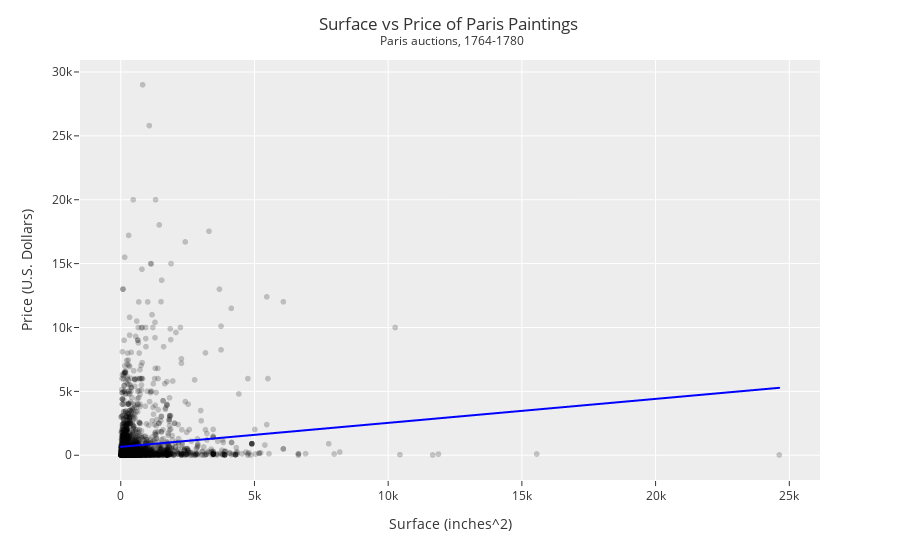

Notebook cell for this chart:
### Code cell
fig_2 = px.scatter(DF_2,  
                   x='Surface',
                   y='price',
                   color_discrete_sequence=['black'],
                   opacity=0.2)

fig_2.update_layout(template="ggplot2",
                    title='Surface vs Price of Paris Paintings <br><sup> Paris auctions, 1764-1780</sup>',
                    title_x=0.5,
                    xaxis_title="Surface (inches^2)",
                    yaxis_title="Price (U.S. Dollars)")

df_line = pd.DataFrame()

df_line['Surface'] = DF_2['Surface']

df_line['Prediction'] = LM_2.coef_[0] * df_line['Surface'] + LM_2.intercept_

df_line = df_line.sort_values('Surface')

fig_2.add_trace(
    px.line(df_line, x='Surface', y='Prediction', color_discrete_sequence=['blue']).data[0]
)

fig_2.show()

### Figure 1 — Plotly figure (JSON) as saved in the notebook; plotly's stock layout.template omitted (floating-point values rounded to 4 significant figures; data arrays with more than 128 entries replaced by an {"elided": "..."} marker saying what was removed)
{"data": [{"hovertemplate": "Surface=%{x}<br>price=%{y}<extra></extra>", "legendgroup": "", "marker": {"color": "black", "opacity": 0.2, "symbol": "circle"}, "mode": "markers", "name": "", "showlegend": false, "type": "scattergl", "x": {"elided": "3217 float values"}, "xaxis": "x", "y": {"elided": "3217 float values"}, "yaxis": "y"}, {"hovertemplate": "Surface=%{x}<br>Prediction=%{y}<extra></extra>", "legendgroup": "", "line": {"color": "blue", "dash": "solid"}, "marker": {"symbol": "circle"}, "mode": "lines", "name": "", "showlegend": false, "type": "scattergl", "x": {"elided": "3217 float values"}, "xaxis": "x", "y": {"elided": "3217 float values"}, "yaxis": "y"}], "layout": {"legend": {"tracegroupgap": 0}, "margin": {"t": 60}, "title": {"text": "Surface vs Price of Paris Paintings <br><sup> Paris auctions, 1764-1780</sup>", "x": 0.5}, "xaxis": {"anchor": "y", "domain": [0, 1], "title": {"text": "Surface (inches^2)"}}, "yaxis": {"anchor": "x", "domain": [0, 1], "title": {"text": "Price (U.S. Dollars)"}}}}
